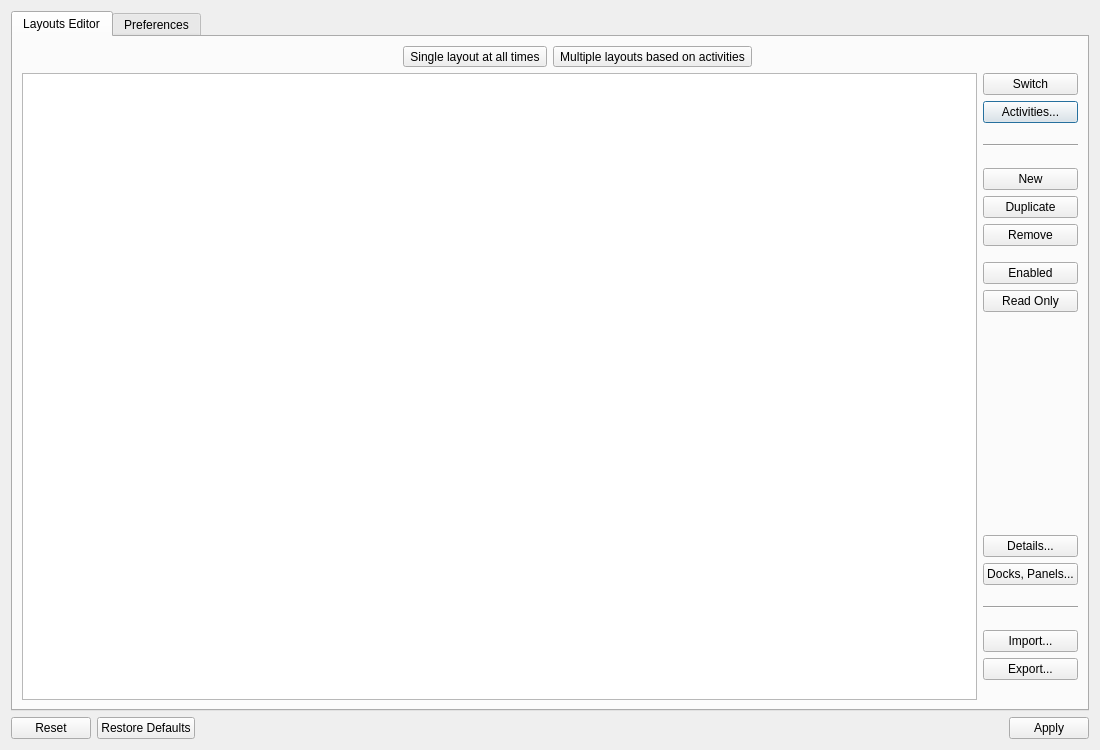
<?xml version="1.0" encoding="UTF-8"?>
<ui version="4.0">
 <class>SettingsDialog</class>
 <widget class="QDialog" name="SettingsDialog">
  <property name="geometry">
   <rect>
    <x>0</x>
    <y>0</y>
    <width>1100</width>
    <height>750</height>
   </rect>
  </property>
  <property name="sizePolicy">
   <sizepolicy hsizetype="Preferred" vsizetype="Preferred">
    <horstretch>0</horstretch>
    <verstretch>0</verstretch>
   </sizepolicy>
  </property>
  <property name="minimumSize">
   <size>
    <width>500</width>
    <height>0</height>
   </size>
  </property>
  <property name="windowTitle">
   <string comment="mocha settings window">Settings</string>
  </property>
  <layout class="QVBoxLayout" name="verticalLayout_2">
   <item>
    <widget class="QTabWidget" name="tabWidget">
     <property name="currentIndex">
      <number>0</number>
     </property>
     <widget class="QWidget" name="layoutsTab">
      <attribute name="title">
       <string>Layouts Editor</string>
      </attribute>
      <layout class="QHBoxLayout" name="horizontalLayout">
       <item>
        <layout class="QVBoxLayout" name="verticalLayout_3">
         <item>
          <layout class="QHBoxLayout" name="horizontalLayout_3">
           <item>
            <layout class="QHBoxLayout" name="horizontalLayout_5">
             <item>
              <spacer name="horizontalSpacer">
               <property name="orientation">
                <enum>Qt::Horizontal</enum>
               </property>
               <property name="sizeHint" stdset="0">
                <size>
                 <width>40</width>
                 <height>20</height>
                </size>
               </property>
              </spacer>
             </item>
             <item>
              <widget class="QToolButton" name="singleToolBtn">
               <property name="sizePolicy">
                <sizepolicy hsizetype="Fixed" vsizetype="Fixed">
                 <horstretch>0</horstretch>
                 <verstretch>0</verstretch>
                </sizepolicy>
               </property>
               <property name="toolTip">
                <string>Only one layout is applied at all times for all activities</string>
               </property>
               <property name="text">
                <string comment="single layout">Single layout at all times</string>
               </property>
               <property name="checkable">
                <bool>true</bool>
               </property>
              </widget>
             </item>
            </layout>
           </item>
           <item>
            <layout class="QHBoxLayout" name="horizontalLayout_6">
             <item>
              <widget class="QToolButton" name="multipleToolBtn">
               <property name="toolTip">
                <string>Multiple layouts can be present and active in memory at the same time for different activities</string>
               </property>
               <property name="text">
                <string comment="multiple layouts">Multiple layouts based on activities</string>
               </property>
               <property name="checkable">
                <bool>true</bool>
               </property>
               <property name="checked">
                <bool>false</bool>
               </property>
              </widget>
             </item>
             <item>
              <spacer name="horizontalSpacer_2">
               <property name="orientation">
                <enum>Qt::Horizontal</enum>
               </property>
               <property name="sizeHint" stdset="0">
                <size>
                 <width>40</width>
                 <height>20</height>
                </size>
               </property>
              </spacer>
             </item>
            </layout>
           </item>
          </layout>
         </item>
         <item>
          <layout class="QHBoxLayout" name="horizontalLayout_2">
           <item>
            <widget class="Mocha::Settings::View::LayoutsTableView" name="layoutsView">
             <property name="sizeAdjustPolicy">
              <enum>QAbstractScrollArea::AdjustToContents</enum>
             </property>
             <property name="showDropIndicator" stdset="0">
              <bool>true</bool>
             </property>
             <property name="alternatingRowColors">
              <bool>true</bool>
             </property>
             <property name="selectionMode">
              <enum>QAbstractItemView::SingleSelection</enum>
             </property>
             <property name="selectionBehavior">
              <enum>QAbstractItemView::SelectRows</enum>
             </property>
             <property name="showGrid">
              <bool>false</bool>
             </property>
             <property name="sortingEnabled">
              <bool>true</bool>
             </property>
             <attribute name="horizontalHeaderVisible">
              <bool>false</bool>
             </attribute>
             <attribute name="horizontalHeaderCascadingSectionResizes">
              <bool>true</bool>
             </attribute>
             <attribute name="horizontalHeaderHighlightSections">
              <bool>false</bool>
             </attribute>
             <attribute name="horizontalHeaderShowSortIndicator" stdset="0">
              <bool>true</bool>
             </attribute>
             <attribute name="verticalHeaderVisible">
              <bool>false</bool>
             </attribute>
             <attribute name="verticalHeaderHighlightSections">
              <bool>false</bool>
             </attribute>
            </widget>
           </item>
           <item>
            <widget class="QWidget" name="buttonsColumn" native="true">
             <layout class="QVBoxLayout" name="verticalLayout">
              <property name="leftMargin">
               <number>0</number>
              </property>
              <property name="topMargin">
               <number>0</number>
              </property>
              <property name="rightMargin">
               <number>0</number>
              </property>
              <property name="bottomMargin">
               <number>0</number>
              </property>
              <item>
               <widget class="QPushButton" name="switchButton">
                <property name="text">
                 <string>Switch</string>
                </property>
                <property name="icon">
                 <iconset theme="user-identity">
                  <normaloff>.</normaloff>.</iconset>
                </property>
                <property name="autoDefault">
                 <bool>false</bool>
                </property>
               </widget>
              </item>
              <item>
               <widget class="QPushButton" name="activitiesButton">
                <property name="text">
                 <string>Activities...</string>
                </property>
                <property name="icon">
                 <iconset theme="activities">
                  <normaloff>.</normaloff>.</iconset>
                </property>
               </widget>
              </item>
              <item>
               <spacer name="verticalSpacer_5">
                <property name="orientation">
                 <enum>Qt::Vertical</enum>
                </property>
                <property name="sizeType">
                 <enum>QSizePolicy::Preferred</enum>
                </property>
                <property name="sizeHint" stdset="0">
                 <size>
                  <width>20</width>
                  <height>15</height>
                 </size>
                </property>
               </spacer>
              </item>
              <item>
               <widget class="Line" name="line_2">
                <property name="minimumSize">
                 <size>
                  <width>0</width>
                  <height>0</height>
                 </size>
                </property>
                <property name="orientation">
                 <enum>Qt::Horizontal</enum>
                </property>
               </widget>
              </item>
              <item>
               <spacer name="verticalSpacer_4">
                <property name="orientation">
                 <enum>Qt::Vertical</enum>
                </property>
                <property name="sizeType">
                 <enum>QSizePolicy::Preferred</enum>
                </property>
                <property name="sizeHint" stdset="0">
                 <size>
                  <width>20</width>
                  <height>15</height>
                 </size>
                </property>
               </spacer>
              </item>
              <item>
               <widget class="QPushButton" name="newButton">
                <property name="text">
                 <string>New</string>
                </property>
                <property name="icon">
                 <iconset theme="add">
                  <normaloff>.</normaloff>.</iconset>
                </property>
               </widget>
              </item>
              <item>
               <widget class="QPushButton" name="duplicateButton">
                <property name="text">
                 <string>Duplicate</string>
                </property>
                <property name="icon">
                 <iconset theme="edit-copy">
                  <normaloff>.</normaloff>.</iconset>
                </property>
                <property name="flat">
                 <bool>false</bool>
                </property>
               </widget>
              </item>
              <item>
               <widget class="QPushButton" name="removeButton">
                <property name="text">
                 <string>Remove</string>
                </property>
                <property name="icon">
                 <iconset theme="delete">
                  <normaloff>.</normaloff>.</iconset>
                </property>
               </widget>
              </item>
              <item>
               <spacer name="verticalSpacer_10">
                <property name="orientation">
                 <enum>Qt::Vertical</enum>
                </property>
                <property name="sizeType">
                 <enum>QSizePolicy::Fixed</enum>
                </property>
                <property name="sizeHint" stdset="0">
                 <size>
                  <width>1</width>
                  <height>10</height>
                 </size>
                </property>
               </spacer>
              </item>
              <item>
               <widget class="QPushButton" name="enabledButton">
                <property name="text">
                 <string>Enabled</string>
                </property>
                <property name="icon">
                 <iconset theme="edit-link">
                  <normaloff>.</normaloff>.</iconset>
                </property>
               </widget>
              </item>
              <item>
               <widget class="QPushButton" name="readOnlyButton">
                <property name="text">
                 <string>Read Only</string>
                </property>
                <property name="icon">
                 <iconset theme="object-locked">
                  <normaloff>.</normaloff>.</iconset>
                </property>
                <property name="checkable">
                 <bool>true</bool>
                </property>
               </widget>
              </item>
              <item>
               <spacer name="verticalSpacer_12">
                <property name="orientation">
                 <enum>Qt::Vertical</enum>
                </property>
                <property name="sizeType">
                 <enum>QSizePolicy::Fixed</enum>
                </property>
                <property name="sizeHint" stdset="0">
                 <size>
                  <width>1</width>
                  <height>10</height>
                 </size>
                </property>
               </spacer>
              </item>
              <item>
               <spacer name="verticalSpacer_13">
                <property name="orientation">
                 <enum>Qt::Vertical</enum>
                </property>
                <property name="sizeType">
                 <enum>QSizePolicy::Expanding</enum>
                </property>
                <property name="sizeHint" stdset="0">
                 <size>
                  <width>20</width>
                  <height>15</height>
                 </size>
                </property>
               </spacer>
              </item>
              <item>
               <widget class="QPushButton" name="detailsButton">
                <property name="text">
                 <string>Details...</string>
                </property>
                <property name="icon">
                 <iconset theme="view-list-details">
                  <normaloff>.</normaloff>.</iconset>
                </property>
               </widget>
              </item>
              <item>
               <widget class="QPushButton" name="viewsBtn">
                <property name="text">
                 <string notr="true">Docks, Panels...</string>
                </property>
                <property name="icon">
                 <iconset theme="window">
                  <normaloff>.</normaloff>.</iconset>
                </property>
               </widget>
              </item>
              <item>
               <spacer name="verticalSpacer_2">
                <property name="orientation">
                 <enum>Qt::Vertical</enum>
                </property>
                <property name="sizeType">
                 <enum>QSizePolicy::Preferred</enum>
                </property>
                <property name="sizeHint" stdset="0">
                 <size>
                  <width>20</width>
                  <height>15</height>
                 </size>
                </property>
               </spacer>
              </item>
              <item>
               <widget class="Line" name="line">
                <property name="sizePolicy">
                 <sizepolicy hsizetype="Minimum" vsizetype="Fixed">
                  <horstretch>0</horstretch>
                  <verstretch>0</verstretch>
                 </sizepolicy>
                </property>
                <property name="sizeIncrement">
                 <size>
                  <width>0</width>
                  <height>0</height>
                 </size>
                </property>
                <property name="baseSize">
                 <size>
                  <width>0</width>
                  <height>0</height>
                 </size>
                </property>
                <property name="lineWidth">
                 <number>1</number>
                </property>
                <property name="orientation">
                 <enum>Qt::Horizontal</enum>
                </property>
               </widget>
              </item>
              <item>
               <spacer name="verticalSpacer_3">
                <property name="orientation">
                 <enum>Qt::Vertical</enum>
                </property>
                <property name="sizeType">
                 <enum>QSizePolicy::Preferred</enum>
                </property>
                <property name="sizeHint" stdset="0">
                 <size>
                  <width>20</width>
                  <height>15</height>
                 </size>
                </property>
               </spacer>
              </item>
              <item>
               <widget class="QPushButton" name="importButton">
                <property name="text">
                 <string>Import...</string>
                </property>
                <property name="icon">
                 <iconset theme="document-import">
                  <normaloff>.</normaloff>.</iconset>
                </property>
                <property name="default">
                 <bool>false</bool>
                </property>
               </widget>
              </item>
              <item>
               <widget class="QPushButton" name="exportButton">
                <property name="text">
                 <string>Export...</string>
                </property>
                <property name="icon">
                 <iconset theme="document-export">
                  <normaloff>.</normaloff>.</iconset>
                </property>
                <property name="shortcut">
                 <string>Ctrl+S</string>
                </property>
                <property name="default">
                 <bool>false</bool>
                </property>
               </widget>
              </item>
              <item>
               <spacer name="verticalSpacer">
                <property name="orientation">
                 <enum>Qt::Vertical</enum>
                </property>
                <property name="sizeType">
                 <enum>QSizePolicy::Preferred</enum>
                </property>
                <property name="sizeHint" stdset="0">
                 <size>
                  <width>20</width>
                  <height>20</height>
                 </size>
                </property>
               </spacer>
              </item>
             </layout>
            </widget>
           </item>
          </layout>
         </item>
        </layout>
       </item>
      </layout>
     </widget>
     <widget class="QWidget" name="preferencesTab">
      <property name="sizePolicy">
       <sizepolicy hsizetype="Expanding" vsizetype="Expanding">
        <horstretch>0</horstretch>
        <verstretch>0</verstretch>
       </sizepolicy>
      </property>
      <attribute name="title">
       <string>Preferences</string>
      </attribute>
      <layout class="QHBoxLayout" name="horizontalLayout_4">
       <property name="rightMargin">
        <number>6</number>
       </property>
       <item>
        <widget class="QScrollArea" name="preferencesScrollArea">
         <property name="sizePolicy">
          <sizepolicy hsizetype="Minimum" vsizetype="Expanding">
           <horstretch>0</horstretch>
           <verstretch>0</verstretch>
          </sizepolicy>
         </property>
         <property name="frameShape">
          <enum>QFrame::NoFrame</enum>
         </property>
         <property name="widgetResizable">
          <bool>true</bool>
         </property>
         <widget class="QWidget" name="preferencesScrollAreaWidgetContents">
          <property name="geometry">
           <rect>
            <x>0</x>
            <y>0</y>
            <width>1068</width>
            <height>469</height>
           </rect>
          </property>
          <property name="sizePolicy">
           <sizepolicy hsizetype="Minimum" vsizetype="Fixed">
            <horstretch>0</horstretch>
            <verstretch>0</verstretch>
           </sizepolicy>
          </property>
          <layout class="QVBoxLayout" name="verticalLayout_4">
           <item>
            <layout class="QGridLayout" name="preferencesGridLayout" columnstretch="5,9">
             <item row="1" column="1">
              <widget class="QCheckBox" name="infoWindowChkBox">
               <property name="toolTip">
                <string>Provide visual feedback when layouts are activated automatically</string>
               </property>
               <property name="text">
                <string>Show informative window for layouts automatic activation</string>
               </property>
              </widget>
             </item>
             <item row="10" column="0">
              <layout class="QHBoxLayout" name="parabolicHeaderRowLayout">
               <item>
                <spacer name="horizontalSpacer_7">
                 <property name="orientation">
                  <enum>Qt::Horizontal</enum>
                 </property>
                 <property name="sizeHint" stdset="0">
                  <size>
                   <width>40</width>
                   <height>20</height>
                  </size>
                 </property>
                </spacer>
               </item>
               <item>
                <widget class="QLabel" name="parabolicEffectLbl">
                 <property name="sizePolicy">
                  <sizepolicy hsizetype="Minimum" vsizetype="Fixed">
                   <horstretch>0</horstretch>
                   <verstretch>0</verstretch>
                  </sizepolicy>
                 </property>
                 <property name="text">
                  <string>Parabolic Effect:</string>
                 </property>
                 <property name="alignment">
                  <set>Qt::AlignLeading|Qt::AlignLeft|Qt::AlignVCenter</set>
                 </property>
                </widget>
               </item>
              </layout>
             </item>
             <item row="10" column="1">
              <layout class="QHBoxLayout" name="horizontalLayout_8">
               <item>
                <widget class="QToolButton" name="smallParabolicBtn">
                 <property name="sizePolicy">
                  <sizepolicy hsizetype="Preferred" vsizetype="Fixed">
                   <horstretch>0</horstretch>
                   <verstretch>0</verstretch>
                  </sizepolicy>
                 </property>
                 <property name="minimumSize">
                  <size>
                   <width>150</width>
                   <height>0</height>
                  </size>
                 </property>
                 <property name="maximumSize">
                  <size>
                   <width>150</width>
                   <height>16777215</height>
                  </size>
                 </property>
                 <property name="text">
                  <string comment="small spread">Small</string>
                 </property>
                 <property name="checkable">
                  <bool>true</bool>
                 </property>
                </widget>
               </item>
               <item>
                <widget class="QToolButton" name="mediumParabolicBtn">
                 <property name="sizePolicy">
                  <sizepolicy hsizetype="Preferred" vsizetype="Fixed">
                   <horstretch>0</horstretch>
                   <verstretch>0</verstretch>
                  </sizepolicy>
                 </property>
                 <property name="minimumSize">
                  <size>
                   <width>150</width>
                   <height>0</height>
                  </size>
                 </property>
                 <property name="maximumSize">
                  <size>
                   <width>150</width>
                   <height>16777215</height>
                  </size>
                 </property>
                 <property name="text">
                  <string comment="medium spread">Medium</string>
                 </property>
                 <property name="checkable">
                  <bool>true</bool>
                 </property>
                </widget>
               </item>
               <item>
                <widget class="QToolButton" name="largeParabolicBtn">
                 <property name="sizePolicy">
                  <sizepolicy hsizetype="Preferred" vsizetype="Fixed">
                   <horstretch>0</horstretch>
                   <verstretch>0</verstretch>
                  </sizepolicy>
                 </property>
                 <property name="minimumSize">
                  <size>
                   <width>150</width>
                   <height>0</height>
                  </size>
                 </property>
                 <property name="maximumSize">
                  <size>
                   <width>150</width>
                   <height>16777215</height>
                  </size>
                 </property>
                 <property name="text">
                  <string comment="large spread">Large</string>
                 </property>
                 <property name="checkable">
                  <bool>true</bool>
                 </property>
                </widget>
               </item>
               <item>
                <widget class="QLabel" name="parabolicSpreadLbl">
                 <property name="text">
                  <string>spread</string>
                 </property>
                </widget>
               </item>
               <item>
                <spacer name="horizontalSpacer_12">
                 <property name="orientation">
                  <enum>Qt::Horizontal</enum>
                 </property>
                 <property name="sizeHint" stdset="0">
                  <size>
                   <width>40</width>
                   <height>20</height>
                  </size>
                 </property>
                </spacer>
               </item>
              </layout>
             </item>
             <item row="20" column="0">
              <layout class="QHBoxLayout" name="plasmaThemeHeaderRowLayout"/>
             </item>
             <item row="6" column="1">
              <spacer name="verticalSpacer_7">
               <property name="orientation">
                <enum>Qt::Vertical</enum>
               </property>
               <property name="sizeType">
                <enum>QSizePolicy::Fixed</enum>
               </property>
               <property name="sizeHint" stdset="0">
                <size>
                 <width>20</width>
                 <height>10</height>
                </size>
               </property>
              </spacer>
             </item>
             <item row="15" column="1">
              <spacer name="verticalSpacer_9">
               <property name="orientation">
                <enum>Qt::Vertical</enum>
               </property>
               <property name="sizeType">
                <enum>QSizePolicy::Fixed</enum>
               </property>
               <property name="sizeHint" stdset="0">
                <size>
                 <width>20</width>
                 <height>10</height>
                </size>
               </property>
              </spacer>
             </item>
             <item row="3" column="1">
              <widget class="QCheckBox" name="autostartChkBox">
               <property name="toolTip">
                <string>Start the application automatically after each relogin</string>
               </property>
               <property name="text">
                <string>Enable autostart during startup</string>
               </property>
              </widget>
             </item>
             <item row="17" column="1">
              <spacer name="verticalSpacer_14">
               <property name="orientation">
                <enum>Qt::Vertical</enum>
               </property>
               <property name="sizeType">
                <enum>QSizePolicy::Fixed</enum>
               </property>
               <property name="sizeHint" stdset="0">
                <size>
                 <width>20</width>
                 <height>10</height>
                </size>
               </property>
              </spacer>
             </item>
             <item row="8" column="1">
              <widget class="QCheckBox" name="metaPressHoldChkBox">
               <property name="toolTip">
                <string>Press and hold ⌘ to show shortcuts badges for applets and tasks</string>
               </property>
               <property name="text">
                <string>Press and Hold ⌘ to show shortcuts badges</string>
               </property>
              </widget>
             </item>
             <item row="0" column="1">
              <widget class="QCheckBox" name="badges3DStyleChkBox">
               <property name="text">
                <string>Use 3D style for notification and shortcut badges</string>
               </property>
              </widget>
             </item>
             <item row="12" column="1">
              <layout class="QHBoxLayout" name="marginInfluenceRowLayout">
               <item>
                <widget class="QPushButton" name="noMarginInfluenceBtn">
                 <property name="minimumSize">
                  <size>
                   <width>150</width>
                   <height>0</height>
                  </size>
                 </property>
                 <property name="text">
                  <string notr="true">0%</string>
                 </property>
                 <property name="checkable">
                  <bool>true</bool>
                 </property>
                </widget>
               </item>
               <item>
                <widget class="QPushButton" name="halfMarginInfluenceBtn">
                 <property name="minimumSize">
                  <size>
                   <width>150</width>
                   <height>0</height>
                  </size>
                 </property>
                 <property name="text">
                  <string notr="true">50%</string>
                 </property>
                 <property name="checkable">
                  <bool>true</bool>
                 </property>
                </widget>
               </item>
               <item>
                <widget class="QPushButton" name="fullMarginInfluenceBtn">
                 <property name="minimumSize">
                  <size>
                   <width>150</width>
                   <height>0</height>
                  </size>
                 </property>
                 <property name="text">
                  <string notr="true">100%</string>
                 </property>
                 <property name="checkable">
                  <bool>true</bool>
                 </property>
                </widget>
               </item>
               <item>
                <widget class="QLabel" name="marginInfluenceLbl">
                 <property name="text">
                  <string notr="true">thickness margin influence</string>
                 </property>
                </widget>
               </item>
               <item>
                <spacer name="horizontalSpacer_13">
                 <property name="orientation">
                  <enum>Qt::Horizontal</enum>
                 </property>
                 <property name="sizeHint" stdset="0">
                  <size>
                   <width>40</width>
                   <height>20</height>
                  </size>
                 </property>
                </spacer>
               </item>
              </layout>
             </item>
             <item row="5" column="1">
              <widget class="QCheckBox" name="broadcastGeomChkBox">
               <property name="text">
                <string>Inform Plasma desktop for available desktop space</string>
               </property>
              </widget>
             </item>
             <item row="3" column="0">
              <layout class="QHBoxLayout" name="behaviorHeaderRowLayout">
               <item>
                <spacer name="horizontalSpacer_5">
                 <property name="orientation">
                  <enum>Qt::Horizontal</enum>
                 </property>
                 <property name="sizeHint" stdset="0">
                  <size>
                   <width>40</width>
                   <height>20</height>
                  </size>
                 </property>
                </spacer>
               </item>
               <item>
                <widget class="QLabel" name="behaviorLbl">
                 <property name="sizePolicy">
                  <sizepolicy hsizetype="Preferred" vsizetype="Preferred">
                   <horstretch>0</horstretch>
                   <verstretch>0</verstretch>
                  </sizepolicy>
                 </property>
                 <property name="text">
                  <string>Behavior:</string>
                 </property>
                 <property name="alignment">
                  <set>Qt::AlignLeading|Qt::AlignLeft|Qt::AlignTop</set>
                 </property>
                </widget>
               </item>
              </layout>
             </item>
             <item row="2" column="1">
              <spacer name="verticalSpacer_6">
               <property name="orientation">
                <enum>Qt::Vertical</enum>
               </property>
               <property name="sizeType">
                <enum>QSizePolicy::Fixed</enum>
               </property>
               <property name="sizeHint" stdset="0">
                <size>
                 <width>20</width>
                 <height>10</height>
                </size>
               </property>
              </spacer>
             </item>
             <item row="16" column="0">
              <layout class="QHBoxLayout" name="contextMenuRowLayout">
               <item>
                <spacer name="horizontalSpacer_10">
                 <property name="orientation">
                  <enum>Qt::Horizontal</enum>
                 </property>
                 <property name="sizeHint" stdset="0">
                  <size>
                   <width>40</width>
                   <height>20</height>
                  </size>
                 </property>
                </spacer>
               </item>
               <item>
                <widget class="QLabel" name="contextMenuLbl">
                 <property name="text">
                  <string>Context Menu:</string>
                 </property>
                </widget>
               </item>
              </layout>
             </item>
             <item row="7" column="0">
              <layout class="QHBoxLayout" name="actionsHeaderRowLayout">
               <item>
                <spacer name="horizontalSpacer_6">
                 <property name="orientation">
                  <enum>Qt::Horizontal</enum>
                 </property>
                 <property name="sizeHint" stdset="0">
                  <size>
                   <width>40</width>
                   <height>20</height>
                  </size>
                 </property>
                </spacer>
               </item>
               <item>
                <widget class="QLabel" name="actionsLbl">
                 <property name="text">
                  <string>Actions:</string>
                 </property>
                 <property name="alignment">
                  <set>Qt::AlignLeading|Qt::AlignLeft|Qt::AlignVCenter</set>
                 </property>
                </widget>
               </item>
              </layout>
             </item>
             <item row="16" column="1">
              <layout class="QHBoxLayout" name="horizontalLayout_7">
               <item>
                <widget class="QPushButton" name="contextMenuActionsBtn">
                 <property name="sizePolicy">
                  <sizepolicy hsizetype="Preferred" vsizetype="Fixed">
                   <horstretch>0</horstretch>
                   <verstretch>0</verstretch>
                  </sizepolicy>
                 </property>
                 <property name="minimumSize">
                  <size>
                   <width>150</width>
                   <height>0</height>
                  </size>
                 </property>
                 <property name="maximumSize">
                  <size>
                   <width>16777215</width>
                   <height>16777215</height>
                  </size>
                 </property>
                 <property name="text">
                  <string>Actions...</string>
                 </property>
                </widget>
               </item>
               <item>
                <spacer name="horizontalSpacer_11">
                 <property name="orientation">
                  <enum>Qt::Horizontal</enum>
                 </property>
                 <property name="sizeHint" stdset="0">
                  <size>
                   <width>40</width>
                   <height>20</height>
                  </size>
                 </property>
                </spacer>
               </item>
              </layout>
             </item>
             <item row="18" column="0">
              <layout class="QHBoxLayout" name="screensHeaderRowLayout">
               <item>
                <spacer name="horizontalSpacer_8">
                 <property name="orientation">
                  <enum>Qt::Horizontal</enum>
                 </property>
                 <property name="sizeHint" stdset="0">
                  <size>
                   <width>40</width>
                   <height>20</height>
                  </size>
                 </property>
                </spacer>
               </item>
               <item>
                <widget class="QLabel" name="screensLbl">
                 <property name="sizePolicy">
                  <sizepolicy hsizetype="Minimum" vsizetype="Fixed">
                   <horstretch>0</horstretch>
                   <verstretch>0</verstretch>
                  </sizepolicy>
                 </property>
                 <property name="text">
                  <string>Screens:</string>
                 </property>
                 <property name="alignment">
                  <set>Qt::AlignLeading|Qt::AlignLeft|Qt::AlignVCenter</set>
                 </property>
                </widget>
               </item>
              </layout>
             </item>
             <item row="18" column="1">
              <layout class="QHBoxLayout" name="screenDelayRowLayout">
               <item>
                <widget class="QSpinBox" name="screenTrackerSpinBox">
                 <property name="sizePolicy">
                  <sizepolicy hsizetype="MinimumExpanding" vsizetype="Fixed">
                   <horstretch>0</horstretch>
                   <verstretch>0</verstretch>
                  </sizepolicy>
                 </property>
                 <property name="minimumSize">
                  <size>
                   <width>70</width>
                   <height>0</height>
                  </size>
                 </property>
                 <property name="maximumSize">
                  <size>
                   <width>110</width>
                   <height>16777215</height>
                  </size>
                 </property>
                 <property name="toolTip">
                  <string>Different hardware can have different delays during screen changes.
This tracker is used in order to not lose any screen related update.</string>
                 </property>
                 <property name="alignment">
                  <set>Qt::AlignLeading|Qt::AlignLeft|Qt::AlignVCenter</set>
                 </property>
                 <property name="specialValueText">
                  <string/>
                 </property>
                 <property name="suffix">
                  <string> ms.</string>
                 </property>
                 <property name="minimum">
                  <number>1000</number>
                 </property>
                 <property name="maximum">
                  <number>10000</number>
                 </property>
                 <property name="singleStep">
                  <number>100</number>
                 </property>
                 <property name="value">
                  <number>2500</number>
                 </property>
                </widget>
               </item>
               <item>
                <widget class="QLabel" name="trackScreensDelayLbl">
                 <property name="sizePolicy">
                  <sizepolicy hsizetype="Minimum" vsizetype="Fixed">
                   <horstretch>0</horstretch>
                   <verstretch>0</verstretch>
                  </sizepolicy>
                 </property>
                 <property name="toolTip">
                  <string>Different hardware can have different delays during screen changes.
This tracker is used in order to not lose any screen related update.</string>
                 </property>
                 <property name="text">
                  <string>reaction delay for changes</string>
                 </property>
                </widget>
               </item>
               <item>
                <spacer name="horizontalSpacer_9">
                 <property name="orientation">
                  <enum>Qt::Horizontal</enum>
                 </property>
                 <property name="sizeType">
                  <enum>QSizePolicy::Expanding</enum>
                 </property>
                 <property name="sizeHint" stdset="0">
                  <size>
                   <width>20</width>
                   <height>20</height>
                  </size>
                 </property>
                </spacer>
               </item>
              </layout>
             </item>
             <item row="4" column="1">
              <widget class="QCheckBox" name="noBordersForMaximizedChkBox">
               <property name="toolTip">
                <string>Activate support for borderless maximized windows between different layouts</string>
               </property>
               <property name="text">
                <string>Support borderless maximized windows in different layouts</string>
               </property>
              </widget>
             </item>
             <item row="0" column="0">
              <layout class="QHBoxLayout" name="apperanceHeaderRowLayout">
               <item>
                <spacer name="horizontalSpacer_4">
                 <property name="orientation">
                  <enum>Qt::Horizontal</enum>
                 </property>
                 <property name="sizeHint" stdset="0">
                  <size>
                   <width>40</width>
                   <height>20</height>
                  </size>
                 </property>
                </spacer>
               </item>
               <item>
                <widget class="QLabel" name="appearanceLbl">
                 <property name="text">
                  <string>Appearance:</string>
                 </property>
                 <property name="alignment">
                  <set>Qt::AlignLeading|Qt::AlignLeft|Qt::AlignVCenter</set>
                 </property>
                </widget>
               </item>
              </layout>
             </item>
             <item row="9" column="1">
              <spacer name="verticalSpacer_8">
               <property name="orientation">
                <enum>Qt::Vertical</enum>
               </property>
               <property name="sizeType">
                <enum>QSizePolicy::Fixed</enum>
               </property>
               <property name="sizeHint" stdset="0">
                <size>
                 <width>20</width>
                 <height>10</height>
                </size>
               </property>
              </spacer>
             </item>
             <item row="20" column="1">
              <layout class="QHBoxLayout" name="plasmaThemeRowLayout"/>
             </item>
             <item row="19" column="1">
              <spacer name="verticalSpacer_11">
               <property name="orientation">
                <enum>Qt::Vertical</enum>
               </property>
               <property name="sizeType">
                <enum>QSizePolicy::Fixed</enum>
               </property>
               <property name="sizeHint" stdset="0">
                <size>
                 <width>20</width>
                 <height>10</height>
                </size>
               </property>
              </spacer>
             </item>
             <item row="7" column="1">
              <widget class="QCheckBox" name="metaPressChkBox">
               <property name="toolTip">
                <string>Forward ⌘ press from KWin to Mocha in order to activate Application Launcher. It is suggested to disable that option if you remove Mocha.</string>
               </property>
               <property name="text">
                <string>Press ⌘ to activate Application Launcher</string>
               </property>
              </widget>
             </item>
            </layout>
           </item>
          </layout>
         </widget>
        </widget>
       </item>
      </layout>
     </widget>
    </widget>
   </item>
   <item>
    <widget class="QDialogButtonBox" name="buttonBox">
     <property name="orientation">
      <enum>Qt::Horizontal</enum>
     </property>
     <property name="standardButtons">
      <set>QDialogButtonBox::Apply|QDialogButtonBox::Reset|QDialogButtonBox::RestoreDefaults</set>
     </property>
    </widget>
   </item>
  </layout>
 </widget>
 <customwidgets>
  <customwidget>
   <class>Mocha::Settings::View::LayoutsTableView</class>
   <extends>QTableView</extends>
   <header>settings/settingsdialog/layoutstableview.h</header>
  </customwidget>
 </customwidgets>
 <resources/>
 <connections>
  <connection>
   <sender>buttonBox</sender>
   <signal>accepted()</signal>
   <receiver>SettingsDialog</receiver>
   <slot>accept()</slot>
   <hints>
    <hint type="sourcelabel">
     <x>254</x>
     <y>341</y>
    </hint>
    <hint type="destinationlabel">
     <x>157</x>
     <y>274</y>
    </hint>
   </hints>
  </connection>
  <connection>
   <sender>buttonBox</sender>
   <signal>rejected()</signal>
   <receiver>SettingsDialog</receiver>
   <slot>reject()</slot>
   <hints>
    <hint type="sourcelabel">
     <x>322</x>
     <y>341</y>
    </hint>
    <hint type="destinationlabel">
     <x>286</x>
     <y>274</y>
    </hint>
   </hints>
  </connection>
 </connections>
</ui>
